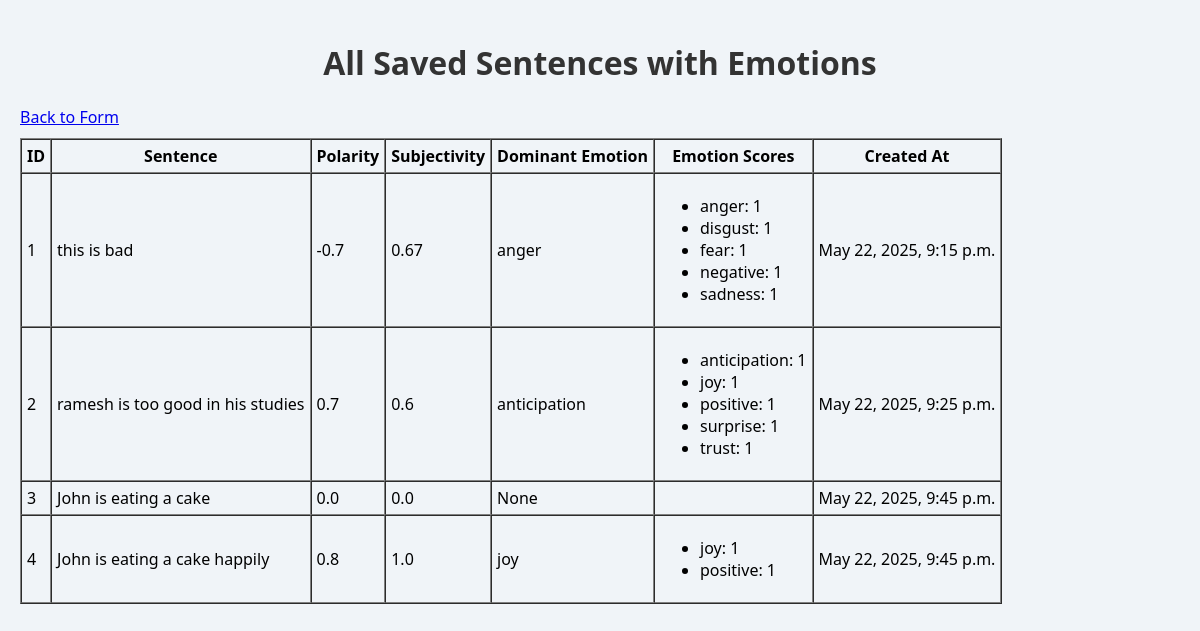
Page /api/saved/ on the committed database.
### api/models.py (models this page shows, shortened)
class User(models.Model):
    sentence = models.TextField()
    polarity = models.FloatField(null=True, blank=True)
    subjectivity = models.FloatField(null=True, blank=True)
    dominant_emotion = models.CharField(max_length=50, null=True, blank=True)
    emotion_scores = models.JSONField(null=True, blank=True)  # requires Django 3.1+
    created_at = models.DateTimeField(auto_now_add=True)

### api/views.py (the view)
# urls.py: path('saved/', UserListView.as_view(), name='user_list'),
class UserListView(ListView):
    model = User
    template_name = 'user_list.html'  # create this template
    context_object_name = 'users'     # accessible in the template as 'users'

### api/templates/user_list.html (shortened to what this page needs)
{% load static %}
<!DOCTYPE html>
<html lang="en">
<head>
    <link rel="stylesheet" href="{% static 'css/style.css' %}">
</head>
<body>
    <h1>All Saved Sentences with Emotions</h1>
    <a href="{% url 'user_form' %}">Back to Form</a>
    <table border="1" cellpadding="5" cellspacing="0" style="margin-top: 10px;">
        <thead>
            <tr>
                <th>ID</th>
                <th>Sentence</th>
                <th>Polarity</th>
                <th>Subjectivity</th>
                <th>Dominant Emotion</th>
                <th>Emotion Scores</th>
                <th>Created At</th>
            </tr>
        </thead>
        <tbody>
            {% for user in users %}
                <tr>
                    <td>{{ user.id }}</td>
                    <td>{{ user.sentence }}</td>
                    <td>{{ user.polarity }}</td>
                    <td>{{ user.subjectivity }}</td>
                    <td>{{ user.dominant_emotion }}</td>
                    <td>
                        <ul>
                        {% for key, value in user.emotion_scores.items %}
                            <li>{{ key }}: {{ value }}</li>
                        {% endfor %}
                        </ul>
                    </td>
                    <td>{{ user.created_at }}</td>
                </tr>
            {% empty %}
                <tr><td colspan="7">No entries found.</td></tr>
            {% endfor %}
        </tbody>
    </table>
</body>
</html>

### static/css/style.css (style rules this page uses)
body { font-family: 'Segoe UI', Tahoma, Geneva, Verdana, sans-serif; background: #f0f4f8; margin: 0; padding: 20px; }
h1 { text-align: center; color: #333; }

### rows in the picture
User: id "1", sentence "this is bad", polarity "-0.7", subjectivity "0.67", dominant_emotion "anger", emotion_scores "disgust" "fear" "negative" "sadness", emotion_scores "1" "1" "1" "1", created_at "May 22, 2025, 9:15 p.m."
User: id "2", sentence "ramesh is too good in his studies", polarity "0.7", subjectivity "0.6", dominant_emotion "anticipation", emotion_scores "anticipation" "joy" "positive" "surprise" "trust", emotion_scores "1" "1" "1" "1" "1", created_at "May 22, 2025, 9:25 p.m."
User: id "3", sentence "John is eating a cake", polarity "0.0", subjectivity "0.0", dominant_emotion "None", created_at "May 22, 2025, 9:45 p.m."
User: id "4", sentence "John is eating a cake happily", polarity "0.8", subjectivity "1.0", dominant_emotion "joy", emotion_scores "joy" "positive", emotion_scores "1" "1", created_at "May 22, 2025, 9:45 p.m."
